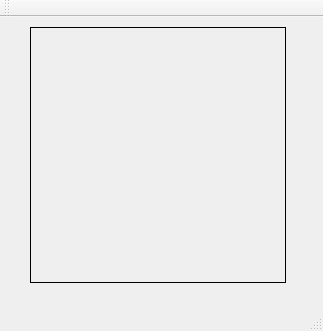
<?xml version="1.0" encoding="UTF-8"?>
<ui version="4.0">
 <class>noiseTestClass</class>
 <widget class="QMainWindow" name="noiseTestClass">
  <property name="geometry">
   <rect>
    <x>0</x>
    <y>0</y>
    <width>323</width>
    <height>331</height>
   </rect>
  </property>
  <property name="windowTitle">
   <string>noiseTest</string>
  </property>
  <widget class="QWidget" name="centralWidget">
   <widget class="QLabel" name="m_label">
    <property name="geometry">
     <rect>
      <x>30</x>
      <y>10</y>
      <width>256</width>
      <height>256</height>
     </rect>
    </property>
    <property name="frameShape">
     <enum>QFrame::Box</enum>
    </property>
    <property name="text">
     <string/>
    </property>
   </widget>
  </widget>
  <widget class="QMenuBar" name="menuBar">
   <property name="geometry">
    <rect>
     <x>0</x>
     <y>0</y>
     <width>323</width>
     <height>21</height>
    </rect>
   </property>
  </widget>
  <widget class="QToolBar" name="mainToolBar">
   <attribute name="toolBarArea">
    <enum>TopToolBarArea</enum>
   </attribute>
   <attribute name="toolBarBreak">
    <bool>false</bool>
   </attribute>
  </widget>
  <widget class="QStatusBar" name="statusBar"/>
 </widget>
 <layoutdefault spacing="6" margin="11"/>
 <resources>
  <include location="noiseTest.qrc"/>
 </resources>
 <connections/>
</ui>
